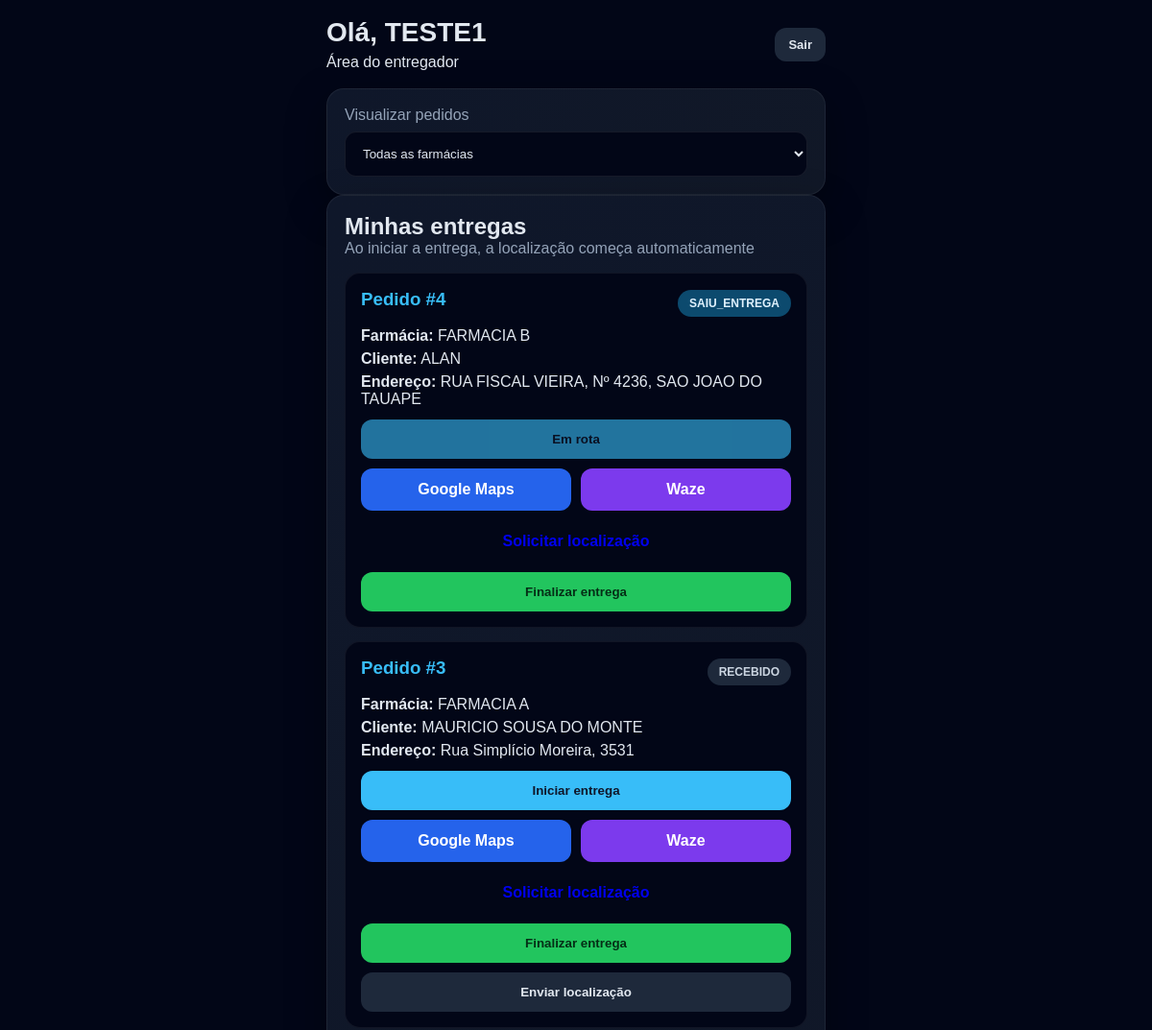
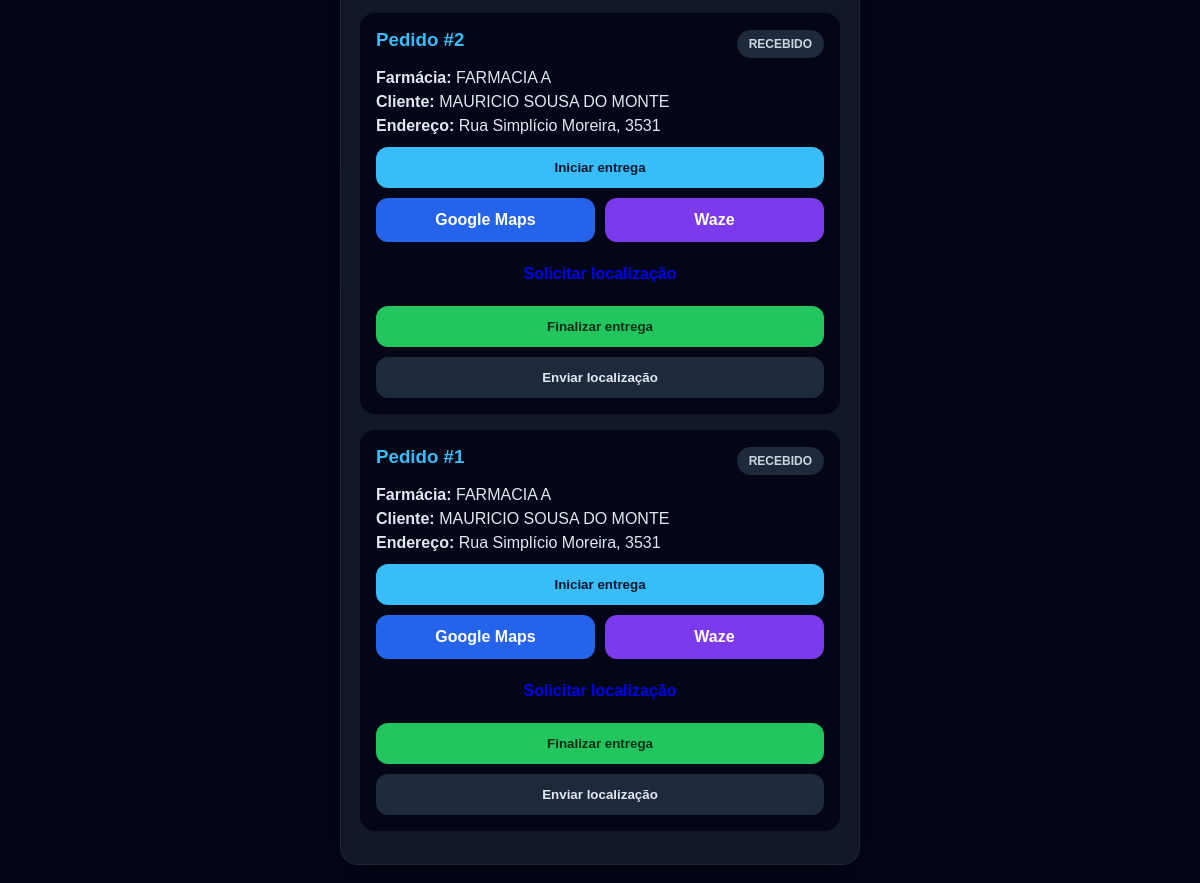
Screenshot of /entregador/app (signed in) with the database file from the repository (2 pictures, top to bottom).
### models.py (models this page shows, shortened)
class Entregador(db.Model):
    __tablename__ = "entregadores"
    id = db.Column(db.Integer, primary_key=True)
    farmacia_id = db.Column(db.Integer, db.ForeignKey("farmacias.id"), nullable=True)
    nome = db.Column(db.String(150), nullable=False)
    telefone = db.Column(db.String(30), nullable=False)
    senha_hash = db.Column(db.String(255), nullable=False)
    ativo = db.Column(db.Boolean, default=True)
    criado_em = db.Column(db.DateTime, default=agora_brasil)
    pedidos = db.relationship("Pedido", backref="entregador", lazy=True)
    localizacoes = db.relationship("Localizacao", backref="entregador", lazy=True)
    vinculos_farmacias = db.relationship(
        "EntregadorFarmacia",
        back_populates="entregador",
        cascade="all, delete-orphan",
        lazy=True
    )
    __table_args__ = (
        db.UniqueConstraint("telefone", name="uq_entregador_telefone_global"),
    )
    @property
    def farmacias_ids(self):
        ids = [
            vinculo.farmacia_id
            for vinculo in self.vinculos_farmacias
            if vinculo.ativo
        ]
        if not ids and self.farmacia_id:
            ids = [self.farmacia_id]
        return ids

class Pedido(db.Model):
    __tablename__ = "pedidos"
    id = db.Column(db.Integer, primary_key=True)
    farmacia_id = db.Column(db.Integer, db.ForeignKey("farmacias.id"), nullable=False)
    cliente_id = db.Column(db.Integer, db.ForeignKey("clientes.id"), nullable=False)
    entregador_id = db.Column(db.Integer, db.ForeignKey("entregadores.id"), nullable=True)
    status = db.Column(db.String(30), nullable=False, default="recebido")
    codigo_rastreio = db.Column(db.String(40), unique=True, nullable=True)
    criado_em = db.Column(db.DateTime, default=agora_brasil)
    saiu_entrega_em = db.Column(db.DateTime, nullable=True)
    entregue_em = db.Column(db.DateTime, nullable=True)

class Farmacia(db.Model):
    __tablename__ = "farmacias"
    id = db.Column(db.Integer, primary_key=True)
    nome = db.Column(db.String(150), nullable=False)
    cnpj = db.Column(db.String(30), unique=True, nullable=True)
    telefone = db.Column(db.String(30), nullable=True)
    email = db.Column(db.String(150), nullable=True)
    endereco = db.Column(db.String(255), nullable=True)
    cidade = db.Column(db.String(100), nullable=True)
    status = db.Column(db.String(20), nullable=False, default="ativa")
    plano = db.Column(db.String(50), nullable=False, default="basico")
    ativo = db.Column(db.Boolean, default=True)
    criado_em = db.Column(db.DateTime, default=agora_brasil)
    usuarios = db.relationship("User", backref="farmacia", lazy=True)
    usuarios_vinculados = db.relationship(
        "UsuarioFarmacia",
        back_populates="farmacia",
        cascade="all, delete-orphan",
        lazy=True,
    )
    clientes = db.relationship("Cliente", backref="farmacia", lazy=True)
    entregadores = db.relationship("Entregador", backref="farmacia", lazy=True)
    pedidos = db.relationship("Pedido", backref="farmacia", lazy=True)
    localizacoes = db.relationship("Localizacao", backref="farmacia", lazy=True)
    whatsapp_configs = db.relationship("WhatsAppConfig", backref="farmacia", lazy=True)
    whatsapp_logs = db.relationship("WhatsAppLog", backref="farmacia", lazy=True)

class Cliente(db.Model):
    __tablename__ = "clientes"
    id = db.Column(db.Integer, primary_key=True)
    farmacia_id = db.Column(db.Integer, db.ForeignKey("farmacias.id"), nullable=False)
    nome = db.Column(db.String(150), nullable=False)
    telefone = db.Column(db.String(30), nullable=False)
    endereco = db.Column(db.String(255), nullable=False)
    criado_em = db.Column(db.DateTime, default=agora_brasil)
    pedidos = db.relationship("Pedido", backref="cliente", lazy=True)

### app.py (the view, shortened to what this page needs)
    @app.route("/entregador/app")
    def entregador_app():
        entregador_id = session.get("entregador_id")
        if not entregador_id:
            flash("Faça login como entregador.", "warning")
            return redirect(url_for("entregador_login"))
        entregador = Entregador.query.filter_by(
            id=entregador_id,
            ativo=True
        ).first_or_404()
        farmacias_ids = entregador.farmacias_ids
        if not farmacias_ids:
            flash("Entregador sem farmácias vinculadas.", "warning")
            return redirect(url_for("entregador_logout"))
        farmacia_id_param = request.args.get("farmacia_id", "").strip()
        if farmacia_id_param.lower() == "todas":
            session.pop("entregador_farmacia_id", None)
            farmacia_id_filtrada = None
        else:
            farmacia_id_filtrada = session.get("entregador_farmacia_id")
        if farmacia_id_filtrada and farmacia_id_filtrada not in farmacias_ids:
            farmacia_id_filtrada = None
            session.pop("entregador_farmacia_id", None)
        if farmacia_id_filtrada:
            ids_consulta = [farmacia_id_filtrada]
        else:
            ids_consulta = farmacias_ids
        pedidos = Pedido.query.filter(
            Pedido.farmacia_id.in_(ids_consulta),
            Pedido.entregador_id == entregador.id,
            Pedido.status.in_(["recebido", "separacao", "saiu_entrega"])
        ).order_by(Pedido.id.desc()).all()
        farmacias = Farmacia.query.filter(
            Farmacia.id.in_(farmacias_ids)
        ).order_by(Farmacia.nome.asc()).all()
        return render_template(
            "entregador_app.html",
            entregador=entregador,
            pedidos=pedidos,
            farmacias=farmacias,
            farmacia_ativa_id=farmacia_id_filtrada,
            exibindo_todas_farmacias=(farmacia_id_filtrada is None and len(farmacias_ids) > 1)
        )

### templates/entregador_app.html (shortened to what this page needs)
<!doctype html>
<html lang="pt-br">
<head>
  <link rel="stylesheet" href="{{ url_for('static', filename='style.css') }}">
</head>
<body class="mobile-app-body">
<div class="mobile-app">
  <div class="mobile-top mobile-top-row">
    <div>
      <h1>Olá, {{ entregador.nome }}</h1>
      <p>Área do entregador</p>
    </div>
    <a href="{{ url_for('entregador_logout') }}" class="btn btn-secondary btn-small">
      Sair
    </a>
  </div>
  {% if farmacias and farmacias|length > 1 %}
  <div class="mobile-card">
    <form method="get" action="{{ url_for('entregador_app') }}">
      <label for="farmacia_id" class="muted" style="display:block; margin-bottom: 8px;">
        Visualizar pedidos
      </label>
      <select name="farmacia_id" id="farmacia_id" onchange="this.form.submit()" style="width: 100%;">
        <option value="todas" {% if exibindo_todas_farmacias %}selected{% endif %}>
          Todas as farmácias
        </option>
      </select>
    </form>
  </div>
  {% endif %}
  <div class="mobile-card">
    <div class="panel-head-flex">
      <div>
        <h2>Minhas entregas</h2>
        <p class="muted">
          Ao iniciar a entrega, a localização começa automaticamente
        </p>
      </div>
    </div>
    {% for pedido in pedidos %}
    <div
      class="pedido-mobile"
      data-pedido-id="{{ pedido.id }}"
      data-status="{{ pedido.status }}"
    >
      <div class="pedido-head">
        <h3>Pedido #{{ pedido.id }}</h3>
        <span class="status-badge status-{{ pedido.status }}">
          {{ pedido.status }}
        </span>
      </div>
      <p><strong>Farmácia:</strong> {{ pedido.farmacia.nome if pedido.farmacia else "-" }}</p>
      <p><strong>Cliente:</strong> {{ pedido.cliente.nome }}</p>
      <p><strong>Endereço:</strong> {{ pedido.cliente.endereco }}</p>
      <div class="pedido-mobile-actions">
        <button
          class="btn btn-primary"
          onclick="iniciarEntrega({{ pedido.id }}, this)"
          {% if pedido.status == 'saiu_entrega' or pedido.status == 'entregue' %}disabled{% endif %}
        >
          {% if pedido.status == 'saiu_entrega' %}
            Em rota
          {% elif pedido.status == 'entregue' %}
            Entrega iniciada
          {% else %}
            Iniciar entrega
          {% endif %}
        </button>
        <div class="rotas-row">
          <a
            class="btn btn-route-google"
            href="https://www.google.com/maps/dir/?api=1&destination={{ pedido.cliente.endereco | urlencode }}"
            target="_blank"
            rel="noopener noreferrer"
          >
            Google Maps
          </a>
          <a
            class="btn btn-route-waze"
            href="https://waze.com/ul?q={{ pedido.cliente.endereco | urlencode }}&navigate=yes"
            target="_blank"
            rel="noopener noreferrer"
          >
            Waze
          </a>
        </div>
        <a
          class="btn btn-warning"
          href="{{ url_for('whatsapp_cliente_localizacao', pedido_id=pedido.id) }}"
          target="_blank"
          rel="noopener noreferrer"
        >
          Solicitar localização
        </a>
        <button
          class="btn btn-success"
          onclick="finalizarEntrega({{ pedido.id }}, this)"
        >
          {% if pedido.status == 'entregue' %}
            Entregue
          {% else %}
            Finalizar entrega
          {% endif %}
        </button>
        {% if pedido.status != 'saiu_entrega' %}
        <button
          class="btn btn-secondary"
          onclick="enviarLocalizacaoManual({{ pedido.id }})"
        >
          Enviar localização
        </button>
        {% endif %}
      </div>
    </div>
    {% else %}
    <p class="muted">
      Nenhum pedido ativo no momento.
    </p>
    {% endfor %}
  </div>
</div>
</body>
</html>

### static/style.css (style rules this page uses)
* { margin: 0; padding: 0; box-sizing: border-box; }
body { background: #020617; color: #e2e8f0; font-family: Arial, sans-serif; }
a { text-decoration: none; }
.muted { color: #94a3b8; }
.card, .panel, .mobile-card { background: linear-gradient(135deg, #0f172a, #111827); border: 1px solid rgba(255,255,255,0.06); border-radius: 18px; box-shadow: 0 15px 40px rgba(0,0,0,0.35); }
.panel-head-flex { display: flex; align-items: center; justify-content: space-between; gap: 12px; margin-bottom: 16px; }
input, select, textarea { width: 100%; background: #020617; color: #e2e8f0; border: 1px solid rgba(255,255,255,0.08); border-radius: 12px; padding: 14px; outline: none; }
.btn { border: none; padding: 13px 18px; border-radius: 12px; cursor: pointer; font-weight: bold; display: inline-block; text-align: center; }
.btn-primary { background: #38bdf8; color: #0f172a; }
.btn-secondary { background: #1e293b; color: #e2e8f0; }
.btn-success { background: #22c55e; color: #052e16; }
.btn-small { padding: 10px 14px; font-size: 13px; }
.btn:disabled { opacity: 0.6; cursor: not-allowed; }
.mobile-app-body { background: #020617; padding: 18px; }
.mobile-app { max-width: 520px; margin: 0 auto; }
.mobile-top { margin-bottom: 18px; }
.mobile-top-row { display: flex; align-items: center; justify-content: space-between; gap: 12px; }
.mobile-top h1 { font-size: 28px; margin-bottom: 6px; }
.mobile-card { padding: 18px; }
.pedido-mobile { background: #020617; border: 1px solid rgba(255,255,255,0.06); border-radius: 16px; padding: 16px; margin-bottom: 14px; }
.pedido-mobile h3 { margin-bottom: 8px; color: #38bdf8; }
.pedido-mobile p { margin-bottom: 6px; }
.pedido-mobile-actions { display: grid; grid-template-columns: 1fr; gap: 10px; margin-top: 12px; }
.pedido-head { display: flex; align-items: center; justify-content: space-between; gap: 10px; margin-bottom: 10px; }
.status-badge { display: inline-block; padding: 7px 12px; border-radius: 999px; font-size: 12px; font-weight: bold; text-transform: uppercase; }
.status-recebido { background: #1e293b; color: #cbd5e1; }
.status-saiu_entrega { background: #0c4a6e; color: #e0f2fe; }
.rotas-row { display: grid; grid-template-columns: 1fr 1fr; gap: 10px; }
.btn-route-google { background: #2563eb; color: #ffffff; }
.btn-route-waze { background: #7c3aed; color: #ffffff; }

### rows the page displays
Entregador: nome "TESTE1"
Pedido: id "4", status "SAIU_ENTREGA", farmacia "FARMACIA B", cliente.nome "ALAN", cliente.endereco "RUA FISCAL VIEIRA, Nº 4236, SAO JOAO DO TAUAPE", shows "Em rota", shows "Finalizar entrega"
Pedido: id "3", status "RECEBIDO", farmacia "FARMACIA A", cliente.nome "MAURICIO SOUSA DO MONTE", cliente.endereco "Rua Simplício Moreira, 3531", shows "Iniciar entrega", shows "Finalizar entrega"
Pedido: id "2", status "RECEBIDO", farmacia "FARMACIA A", cliente.nome "MAURICIO SOUSA DO MONTE", cliente.endereco "Rua Simplício Moreira, 3531", shows "Iniciar entrega", shows "Finalizar entrega"
Pedido: id "1", status "RECEBIDO", farmacia "FARMACIA A", cliente.nome "MAURICIO SOUSA DO MONTE", cliente.endereco "Rua Simplício Moreira, 3531", shows "Iniciar entrega", shows "Finalizar entrega"
